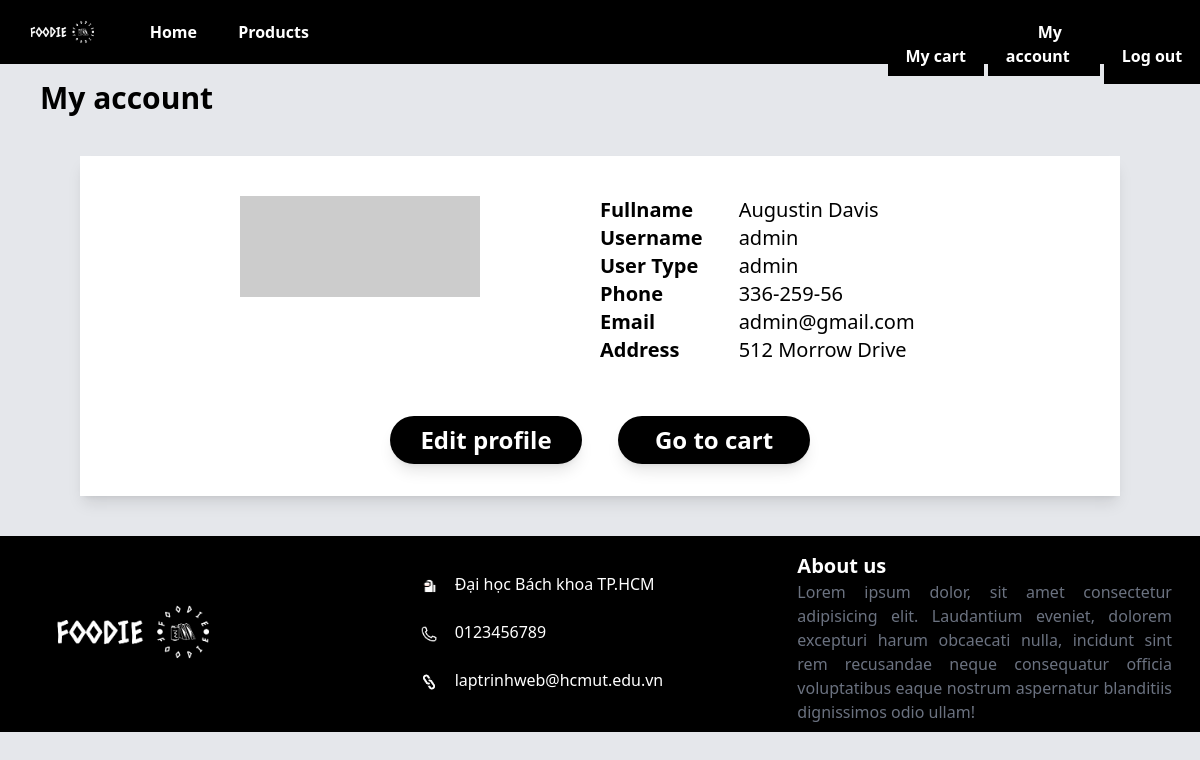
The page /userDetail.php (signed in) on the database its author committed.
### tables this page shows
CREATE TABLE `user` (
  `user_id` int(100) NOT NULL,
  `username` varchar(100) NOT NULL,
  `fullname` varchar(100) NOT NULL,
  `password` varchar(100) NOT NULL,
  `address` text NOT NULL,
  `phone` varchar(10) NOT NULL,
  `email` varchar(100) NOT NULL,
  `user_image` text NOT NULL,
  `user_type` varchar(10) NOT NULL,
  `created_date` date NOT NULL
);

### userDetail.php (the view, shortened to what this page needs)
<?php
include('./header-member.php');
$user_id = $_COOKIE['user_id'];
$user_result = $mysqli->query("SELECT * FROM user WHERE user_id=" . $user_id);
$result = $user_result->fetch_assoc();
$user_image = $result['user_image'];
?>
<!DOCTYPE html>
<html lang="en">
<head>
    <link rel="stylesheet" href="https://cdnjs.cloudflare.com/ajax/libs/font-awesome/6.2.1/css/all.min.css">
    <script src="https://cdn.tailwindcss.com"></script>
</head>
<body class="bg-gray-200">
    <h1 class="font-bold text-3xl pt-20 ml-10">My account</h1>
    <div class="bg-white shadow-lg lg:ml-20 lg:mr-20 md:ml-5 md:mr-5 mt-10 mb-10">
        <div class="grid grid-cols-2 p-10">
            <div class="column1">
                <img class="mx-auto w-1/2 my-auto" src="<?php echo $user_image; ?>" alt="avata">
            </div>
            <div class="flex flex-1 gap-9 lg:text-xl md: text-base leading-10 my-auto">
                <div class="font-bold">
                    <p>Fullname</p>
                    <p>Username</p>
                    <p>User Type</p>
                    <p>Phone</p>
                    <p>Email</p>
                    <p>Address</p>
                </div>
                <div>
                    <p class="break-all"><?php echo $result['fullname']; ?></p>
                    <p class="break-all"><?php echo $result['username']; ?></p>
                    <p class="break-all"><?php echo $result['user_type']; ?></p>
                    <p class="break-all"><?php echo $result['phone']; ?></p>
                    <p class="break-words"><?php echo $result['email']; ?></p>
                    <p class="break-all"><?php echo $result['address']; ?></p>
                </div>
            </div>
        </div>
        <div class="flex justify-center gap-9 pb-5">
            <div class="">
                <button id="btn-open" class="font-bold bg-black text-white w-48 h-18 py-2 my-3 text-center rounded-3xl cursor-pointer hover:bg-white hover:text-black shadow-lg transition ease-in lg:text-2xl md:text-xl">Edit profile</button>
            </div>
            <div class="">
                <a href="./cart.php">
                    <button class="inline-block font-bold bg-black text-white lg:text-2xl md:text-xl w-48 h-18 py-2 px-3 my-3 text-center rounded-3xl hover:text-black hover:bg-white transition ease-in shadow-lg">Go to cart</button>
                </a>
            </div>
        </div>
    </div>
</body>
</html>
<?php include('./footer.php') ?>

### rows shown on the page
user: fullname "Augustin Davis", username "admin", user_type "admin", phone "336-259-56", email "admin@gmail.com", address "512 Morrow Drive"
